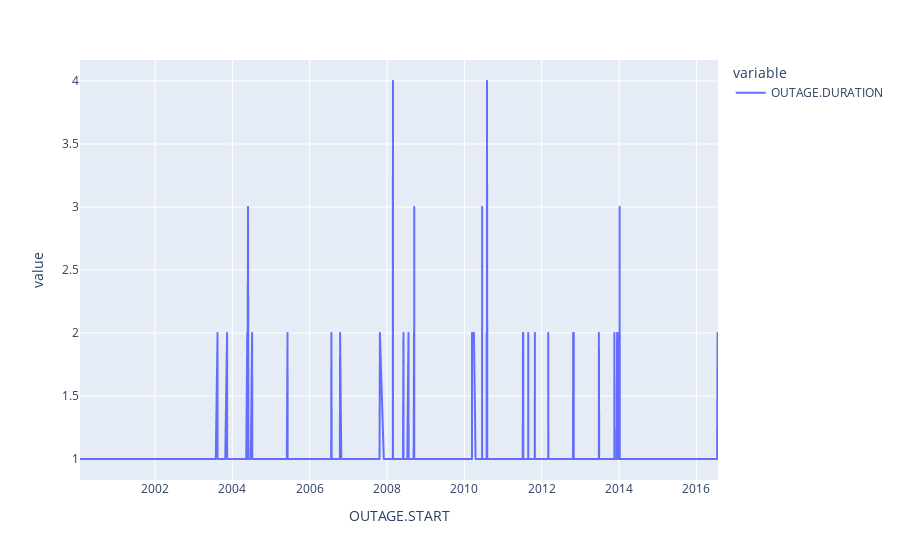

The code cell stored with this chart in its notebook:
### Code cell
over_time_df = df_dropped.groupby(['OUTAGE.START'], dropna=True)['OUTAGE.DURATION'].count().plot()
# plt.plot(over_time_df)
# plt.show()
over_time_df

### Figure 1 — Plotly figure (JSON) as saved in the notebook; plotly's stock layout.template omitted (floating-point values rounded to 4 significant figures; data arrays with more than 128 entries replaced by an {"elided": "..."} marker saying what was removed)
{"data": [{"hovertemplate": "variable=OUTAGE.DURATION<br>OUTAGE.START=%{x}<br>value=%{y}<extra></extra>", "legendgroup": "OUTAGE.DURATION", "line": {"color": "#636efa", "dash": "solid"}, "marker": {"symbol": "circle"}, "mode": "lines", "name": "OUTAGE.DURATION", "showlegend": true, "type": "scattergl", "x": {"elided": "1434 str values"}, "xaxis": "x", "y": {"elided": "1434 int values"}, "yaxis": "y"}], "layout": {"legend": {"title": {"text": "variable"}, "tracegroupgap": 0}, "margin": {"t": 60}, "xaxis": {"anchor": "y", "domain": [0, 1], "title": {"text": "OUTAGE.START"}}, "yaxis": {"anchor": "x", "domain": [0, 1], "title": {"text": "value"}}}}
